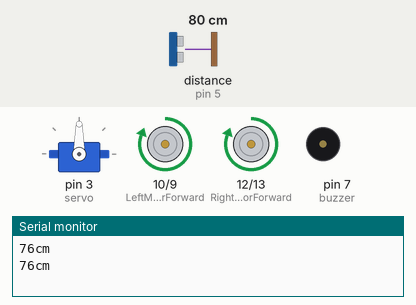
This sketch was run on a simulated Arduino Uno, built with avr-gcc and run on an emulated ATmega328P. On the bench: servo, motor-driver pin pairs drawn as motors (green arrow = first pin HIGH = forward, orange = second pin HIGH = backward, longer = more drive), buzzer (waves = sounding, pin HIGH), the last lines printed to the serial monitor. Wiring (inferred from the names in the program): ultrasonic range finder: trigger pin 4; echo pin 5. The inputs (shaded band) are chosen by the test bench; at power-on: distance to the obstacle (sensor on pin 5) 80 cm. The echo pulse lasts 58.3 µs per cm; pins used as bus, display or sensor lines are not drawn.

Above: at 1.3 s.
1.4 s: distance to the obstacle (sensor on pin 5) set to 12 cm
3.2 s: distance to the obstacle (sensor on pin 5) set to 9 cm
At 4.7 s:
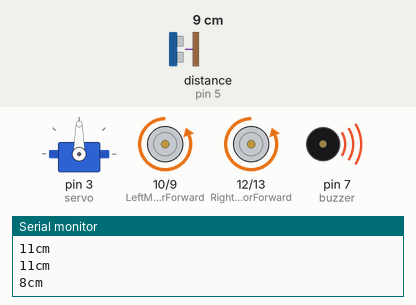
At 7.5 s:
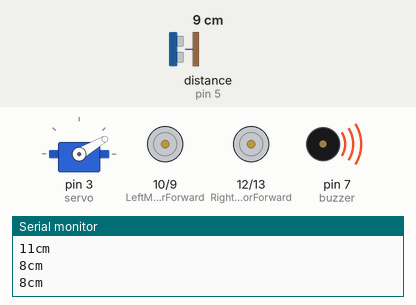
9.2 s: distance to the obstacle (sensor on pin 5) set to 2 cm
At 18.7 s:
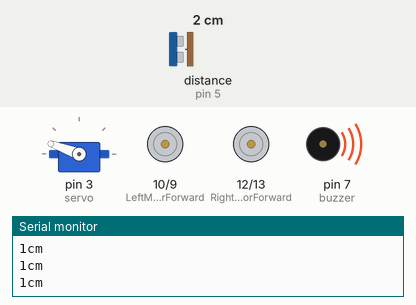
Timing chart, 0 to 29.5 s (numbered marks = the images above; inputs shaded):
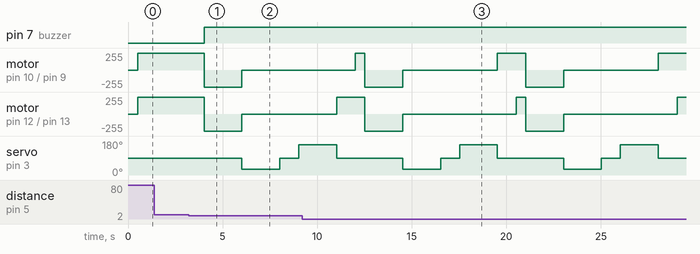

Measured:
- the behaviour switches between 11 and 10 cm on distance to the obstacle (sensor on pin 5) (found by bisection; images 0 and 1)
- after the input at 3.2 s, pin 7 (buzzer): LOW → HIGH after 0.82 s; motor on pin 10 (LeftMotorForward) / pin 9 (LeftMotorReverse), motor on pin 12 (RightMotorForward) / pin 13 (RightMotorReverse): forward 255/255 → backward 255/255 after 0.82 s, → stopped 2.0 s later; servo on pin 3 (servo): 90° → 30° after 2.8 s, → 90° 2.0 s later, → 160° 1.0 s later

The sketch:

obstacleavoideri.ino
```cpp
#include<Servo.h>
int echopin = 5;
int trigpin = 4;
int buzzer = 7;
int LeftMotorForward = 10; // Pin 10 has Left Motor connected on Arduino boards.
int LeftMotorReverse = 9; // Pin 9 has Left Motor connected on Arduino boards.
Servo servo;
int RightMotorForward = 12; // Pin 12 has Right Motor connected on Arduino boards.
int RightMotorReverse = 13; // Pin 13 has Right Motor connected on Arduino boards.
void setup() {
  // put your setup code here, to run once:
  Serial.begin(9600);
  servo.attach(3);
  pinMode(LeftMotorForward, OUTPUT);  // initialize the  pin as an output.
  pinMode(RightMotorForward, OUTPUT);  // initialize the  pin as an output.
  pinMode(LeftMotorReverse, OUTPUT);  // initialize the  pin as an output.
  pinMode(RightMotorReverse, OUTPUT);  // initialize the  pin as an output.
  pinMode(trigpin, OUTPUT);
  pinMode(echopin, INPUT);
  pinMode(buzzer, OUTPUT);
}
void straight()
{
  digitalWrite(RightMotorForward, HIGH);
  analogWrite(RightMotorReverse, 0);
  digitalWrite(LeftMotorForward, HIGH);
  analogWrite(LeftMotorReverse, 0);
}

void right()
{
  digitalWrite(RightMotorForward, HIGH);
  analogWrite(RightMotorReverse, 0);
  digitalWrite(LeftMotorForward, 0);
  analogWrite(LeftMotorReverse, 0);
}

int  observe()
{
  long duration = 0, distance = 0;
  digitalWrite(trigpin, LOW);
  delayMicroseconds(2);
  digitalWrite(trigpin, HIGH);
  delayMicroseconds(10);
  digitalWrite(trigpin, LOW);
  duration = pulseIn(echopin, HIGH);
  delay(500);
  distance = (duration * .033 / 2);
  Serial.print(distance);
  Serial.println("cm");
  return distance;
}

void left()
{
  digitalWrite(RightMotorForward, LOW);
  analogWrite(RightMotorReverse, 0);
  digitalWrite(LeftMotorForward, 150);
  analogWrite(LeftMotorReverse, 0);
}
void reverse()
{
  digitalWrite(buzzer, HIGH);
  analogWrite(RightMotorForward, 0);
  analogWrite(RightMotorReverse, 150);
  analogWrite(LeftMotorForward, 0);
  digitalWrite(LeftMotorReverse, HIGH);
  delay(2000);
  analogWrite(RightMotorForward, 0);
  analogWrite(RightMotorReverse, 0);
  analogWrite(LeftMotorForward, 0);
  digitalWrite(LeftMotorReverse, LOW);
}

void loop() {
  // put your main code here, to run repeatedly:
  int distance1 =  0,distance2 = 0;
  distance1 = observe();
  if (distance1 >= 10)
  {
    //Serial.println(distance1);
    straight();}
  else
  {
    reverse();
    servo.write(30);
    delay(500);
    distance1 = observe();
    //Serial.println("right dis\t\t");
    //Serial.println(distance1);
    delay(1000);
    servo.write(90);
    delay(1000);
    servo.write(160);
    delay(500);
    distance2  = observe();
    //Serial.println("left dis\t\t");
    //Serial.println(distance2);
    delay(1000);
    servo.write(90);
    if(distance1 > distance2)
          {right();
          delay(1000);}
    else
          {left();
           delay(1000);}
    straight();
  }
}
```
